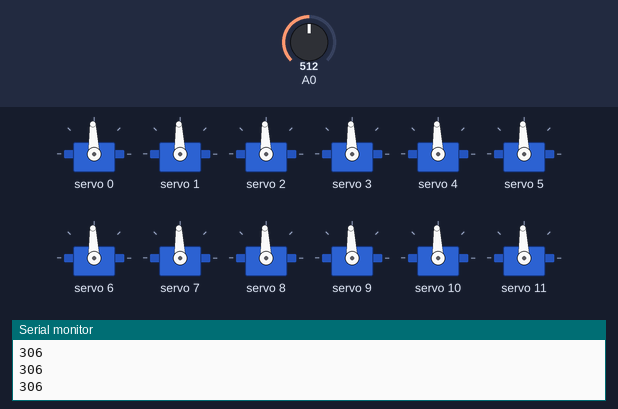
Recording of a sketch running on a simulated Arduino Uno, built with avr-gcc and run on an emulated ATmega328P. Shown: 12 × servo, the last lines printed to the serial monitor. The inputs (shaded band) are chosen by the test bench; at power-on: A0 = 512.

Above: at 1.2 s.
1.3 s: A0 set to 716
At 1.9 s:
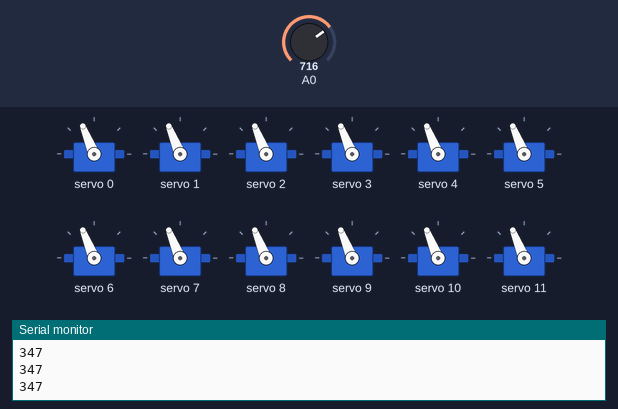
2.8 s: A0 set to 900
At 3.1 s:
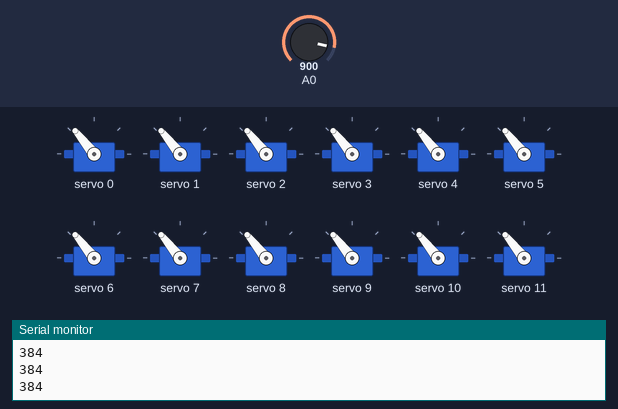
4.3 s: A0 set to 1023
At 5.4 s:
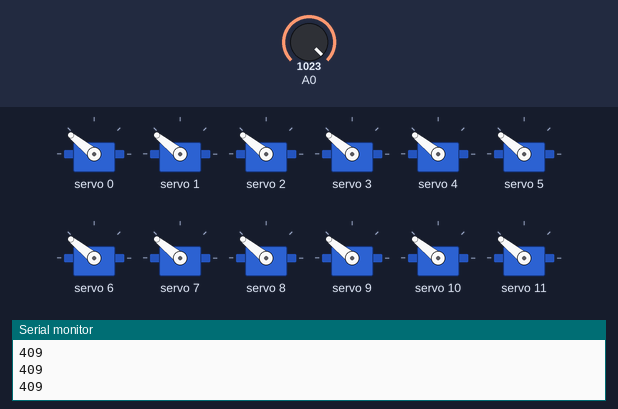
5.8 s: A0 set to 306
At 6.5 s:
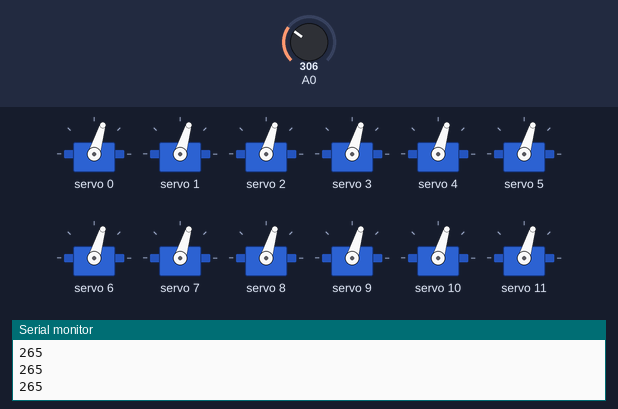
7.3 s: A0 set to 122
At 7.7 s:
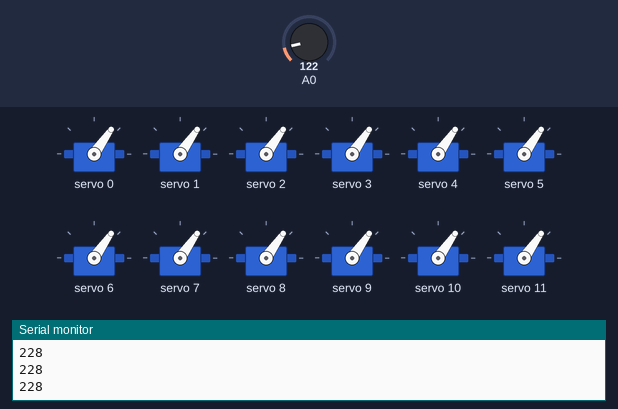
Timing chart, 0 to 9.8 s (numbered marks = the images above; inputs shaded):
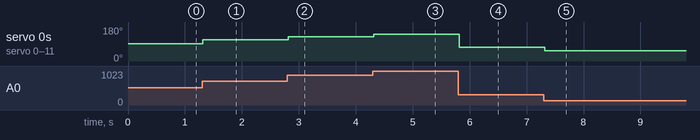

Measured:
- after the input at 1.3 s, servo 0–11: 92° → 112° at once
- after the input at 2.8 s, servo 0–11: 112° → 129° at once
- after the input at 4.3 s, servo 0–11: 129° → 141° at once
- after the input at 5.8 s, servo 0–11: 141° → 73° at once
- after the input at 7.3 s, servo 0–11: 73° → 55° at once

The sketch:

PWMESCTesterCapstone.ino
```cpp
/* Engineering Capstone PWM tester for motors using pwm channel expander
   Landon Ayaan Caiman
   11/23/2023
 */

#include <Wire.h>
#include <Adafruit_PWMServoDriver.h>

// called this way, it uses the default address 0x40
Adafruit_PWMServoDriver pwm = Adafruit_PWMServoDriver();
// you can also call it with a different address you want
//Adafruit_PWMServoDriver pwm = Adafruit_PWMServoDriver(0x41);
// you can also call it with a different address and I2C interface
//Adafruit_PWMServoDriver pwm = Adafruit_PWMServoDriver(0x40, Wire);

void setup() {
  Serial.begin(9600);
  Serial.println("16 channel PWM test!");

  pwm.begin();
  /*
   * In theory the internal oscillator (clock) is 25MHz but it really isn't
   * that precise. You can 'calibrate' this by tweaking this number until
   * you get the PWM update frequency you're expecting!
   * The int.osc. for the PCA9685 chip is a range between about 23-27MHz and
   * is used for calculating things like writeMicroseconds()
   * Analog servos run at ~50 Hz updates, It is importaint to use an
   * oscilloscope in setting the int.osc frequency for the I2C PCA9685 chip.
   * 1) Attach the oscilloscope to one of the PWM signal pins and ground on
   *    the I2C PCA9685 chip you are setting the value for.
   * 2) Adjust setOscillatorFrequency() until the PWM update frequency is the
   *    expected value (50Hz for most ESCs)
   * Setting the value here is specific to each individual I2C PCA9685 chip and
   * affects the calculations for the PWM update frequency.
   * Failure to correctly set the int.osc value will cause unexpected PWM results
   */
  pwm.setOscillatorFrequency(27000000);
  pwm.setPWMFreq(50);  // 0-1600   run at 50hz pwm

  // if you want to really speed stuff up, you can go into 'fast 400khz I2C' mode
  // some i2c devices dont like this so much so if you're sharing the bus, watch
  // out for this!
  Wire.setClock(400000);
}

void loop() {

  for (int i=0; i < 16; i++){
     pwm.setPWM(i, 0, map(analogRead(A0),0,1023,204,409));
  }
  Serial.println(map(analogRead(A0),0,1023,204,409));

}
```
